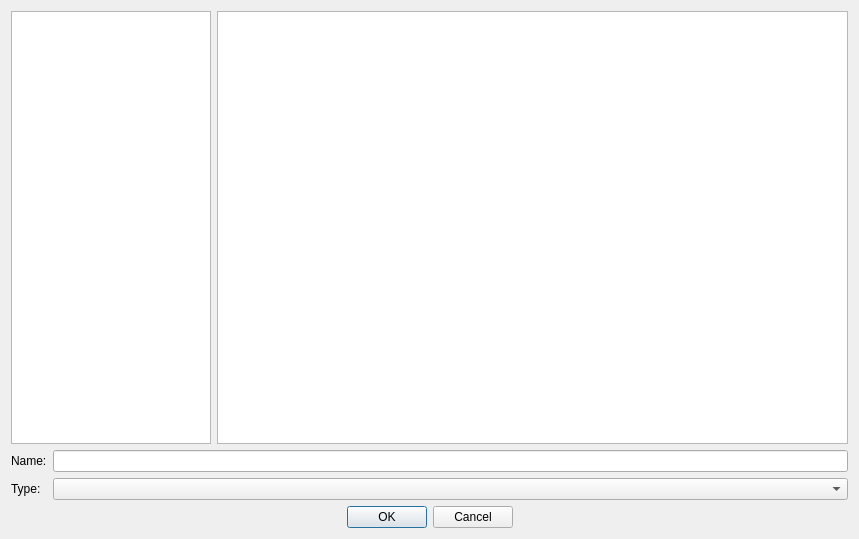
<?xml version="1.0" encoding="UTF-8"?>
<ui version="4.0">
 <class>PathChooseDialog</class>
 <widget class="QDialog" name="PathChooseDialog">
  <property name="geometry">
   <rect>
    <x>0</x>
    <y>0</y>
    <width>859</width>
    <height>539</height>
   </rect>
  </property>
  <property name="windowTitle">
   <string>Path Choose</string>
  </property>
  <layout class="QVBoxLayout" name="verticalLayout">
   <item>
    <layout class="QHBoxLayout" name="horizontalLayout">
     <item>
      <widget class="QTreeView" name="m_resDirView">
       <property name="sizePolicy">
        <sizepolicy hsizetype="Preferred" vsizetype="Expanding">
         <horstretch>0</horstretch>
         <verstretch>0</verstretch>
        </sizepolicy>
       </property>
       <property name="maximumSize">
        <size>
         <width>200</width>
         <height>16777215</height>
        </size>
       </property>
       <property name="headerHidden">
        <bool>true</bool>
       </property>
      </widget>
     </item>
     <item>
      <widget class="QListView" name="m_listView">
       <property name="horizontalScrollBarPolicy">
        <enum>Qt::ScrollBarAlwaysOff</enum>
       </property>
       <property name="editTriggers">
        <set>QAbstractItemView::EditKeyPressed</set>
       </property>
      </widget>
     </item>
    </layout>
   </item>
   <item>
    <layout class="QGridLayout" name="gridLayout">
     <item row="0" column="1">
      <widget class="QLineEdit" name="m_fileNameLine">
       <property name="text">
        <string/>
       </property>
      </widget>
     </item>
     <item row="0" column="0">
      <widget class="QLabel" name="m_fileName">
       <property name="text">
        <string>Name:</string>
       </property>
      </widget>
     </item>
     <item row="1" column="0">
      <widget class="QLabel" name="m_labelType">
       <property name="text">
        <string>Type:</string>
       </property>
      </widget>
     </item>
     <item row="1" column="1">
      <widget class="QComboBox" name="m_comboBoxExts"/>
     </item>
    </layout>
   </item>
   <item>
    <widget class="QDialogButtonBox" name="m_buttonBox">
     <property name="enabled">
      <bool>true</bool>
     </property>
     <property name="orientation">
      <enum>Qt::Horizontal</enum>
     </property>
     <property name="standardButtons">
      <set>QDialogButtonBox::Cancel|QDialogButtonBox::Ok</set>
     </property>
     <property name="centerButtons">
      <bool>true</bool>
     </property>
    </widget>
   </item>
  </layout>
 </widget>
 <resources/>
 <connections>
  <connection>
   <sender>m_buttonBox</sender>
   <signal>accepted()</signal>
   <receiver>PathChooseDialog</receiver>
   <slot>accept()</slot>
   <hints>
    <hint type="sourcelabel">
     <x>248</x>
     <y>254</y>
    </hint>
    <hint type="destinationlabel">
     <x>157</x>
     <y>274</y>
    </hint>
   </hints>
  </connection>
  <connection>
   <sender>m_buttonBox</sender>
   <signal>rejected()</signal>
   <receiver>PathChooseDialog</receiver>
   <slot>reject()</slot>
   <hints>
    <hint type="sourcelabel">
     <x>316</x>
     <y>260</y>
    </hint>
    <hint type="destinationlabel">
     <x>286</x>
     <y>274</y>
    </hint>
   </hints>
  </connection>
 </connections>
</ui>
